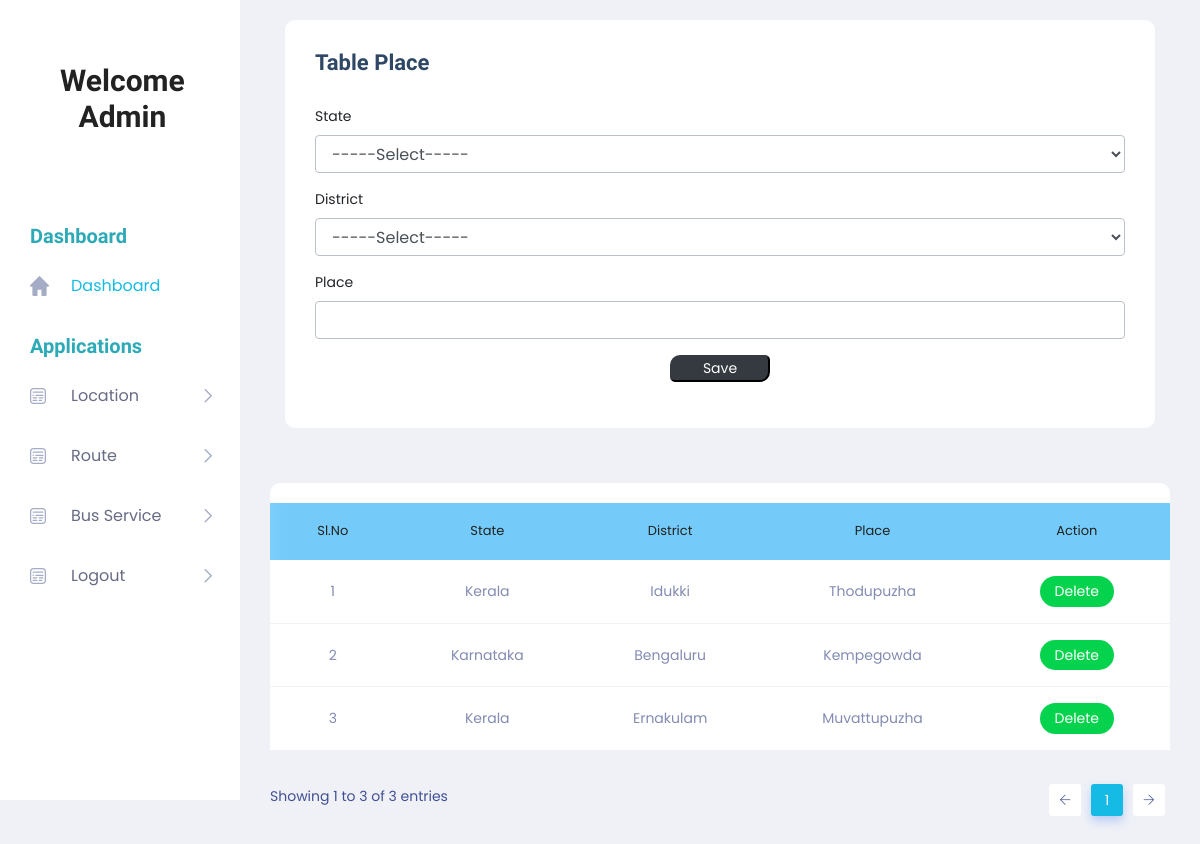
The page /Project/Admin/Place.php on the database its author committed.
### tables this page shows
CREATE TABLE `tbl_place` (
  `place_id` int(11) NOT NULL,
  `place_name` varchar(50) NOT NULL,
  `district_id` int(11) NOT NULL
);

CREATE TABLE `tbl_state` (
  `state_id` int(11) NOT NULL,
  `state_name` varchar(100) NOT NULL
);

CREATE TABLE `tbl_district` (
  `district_id` int(10) UNSIGNED NOT NULL,
  `district_name` varchar(50) NOT NULL,
  `state_id` int(11) NOT NULL
);

### Project/Admin/Place.php (the view, shortened to what this page needs)
<!DOCTYPE html PUBLIC "-//W3C//DTD XHTML 1.0 Transitional//EN" "http://www.w3.org/TR/xhtml1/DTD/xhtml1-transitional.dtd">
<html xmlns="http://www.w3.org/1999/xhtml">
<head>
</head>
<?php
include('Head.php');
?>
<body>
        <section class="main_content dashboard_part">
            <div class="main_content_iner ">
                <div class="container-fluid p-0">
                    <div class="row justify-content-center">
                        <div class="col-12">
                            <div class="QA_section">
                                <div class="white_box_tittle list_header">
                                    <div class="col-lg-12">
                                        <div class="white_box mb_30">
                                            <div class="box_header ">
                                                <div class="main-title">
                                                    <h3 class="mb-0" >Table Place</h3>
                                                </div>
                                            </div>
                                            <form method="post">
                                             <div class="form-group">
                                                    <label for="txt_state">State</label>
                                                    <select class="form-control" name="sel_state" id="sel_state" onchange="getDistrict(this.value)">
                                                    <option value="">-----Select-----</option>
                                                    </select>
                                                </div>
                                                <div class="form-group">
                                                    <label for="txt_district">District</label>
                                                    <select class="form-control" name="sel_district" id="sel_district">
                                                    <option value="">-----Select-----</option>
                                                    </select>
                                                </div>
                                                <div class="form-group">
                                                    <label for="txt_district">Place</label>
        <input type="text" name="txt_place" id="txt_place" class="form-control" />
                                                </div>
                                                <div class="form-group" align="center">
                                                    <input type="submit" class="btn-dark" style="width:100px; border-radius: 10px 5px " name="btn_save" value="Save">
                                                </div>
                                            </form>
                                        </div>
                                    </div>
                                </div>
                                <div class="QA_table mb_30">
                                    <table class="table lms_table_active">
                                        <thead>
                                            <tr style="background-color: #74CBF9">
                                                <td align="center" scope="col">Sl.No</td>
                                              	<td align="center" scope="col">State</td>
                                                <td align="center" scope="col">District</td>
                                                <td align="center" scope="col">Place </td>
                                                <td align="center" scope="col">Action</td>
                                            </tr>
                                        </thead>
                                        <tbody>
                                            <?php
	$i=0;
	  $sel = "select * from tbl_place p inner join tbl_district d on d.district_id=p.district_id inner join tbl_state s on s.state_id=d.state_id";
	  $row = $con->query($sel);
	  while($data = $row->fetch_assoc())
	  {
		  $i++;
		  ?>
                                            <tr>
                                               <td align="center"><?php echo $i; 	?></td>
            <td align="center"><?php echo $data['state_name']; ?></td>
            <td align="center"><?php echo $data['district_name']; ?></td>
            <td align="center"><?php echo $data['place_name']; ?></td>
            <td align="center">
            <a class="status_btn"  href="place.php?id=<?php echo $data['place_id']; ?>">Delete </a>
         </td>
                                            </tr>
                                            <?php
                                              }
                                            ?>
                                        </tbody>
                                    </table>
                                </div>
                            </div>
                        </div>
                    </div>
                </div>
            </div>
        </section>
        <?php
		include('Foot.php');
		?>
</body>
</html>

### rows shown on the page
tbl_place: tbl_state.state_name "Kerala", district.district_name "Idukki", place_name "Thodupuzha"
tbl_place: tbl_state.state_name "Karnataka", district.district_name "Bengaluru", place_name "Kempegowda"
tbl_place: tbl_state.state_name "Kerala", district.district_name "Ernakulam", place_name "Muvattupuzha"
